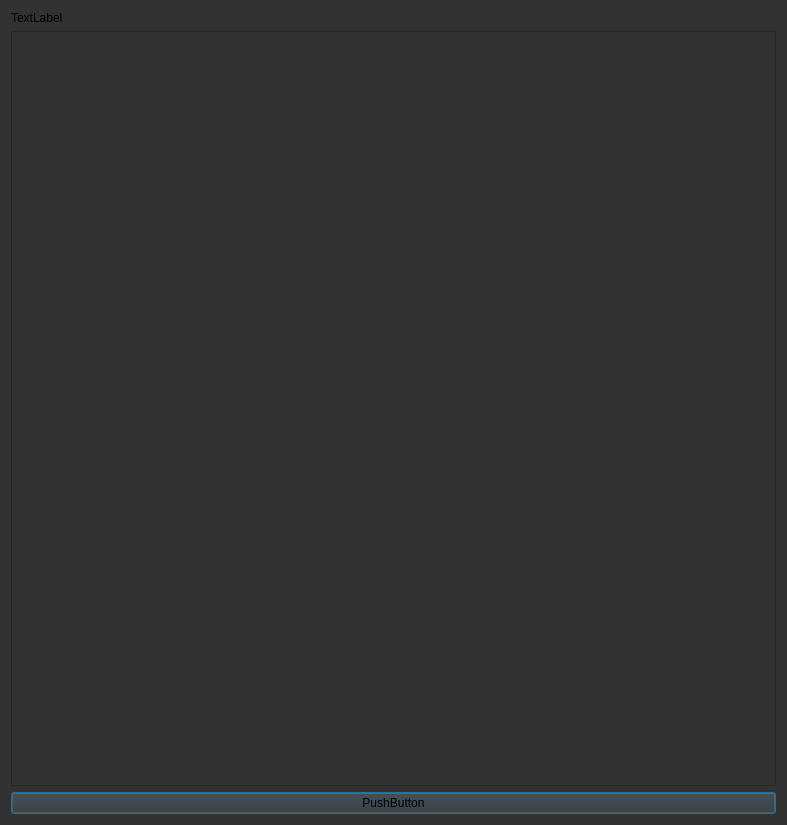
<?xml version="1.0" encoding="UTF-8"?>
<ui version="4.0">
 <class>Dialog</class>
 <widget class="QDialog" name="Dialog">
  <property name="geometry">
   <rect>
    <x>0</x>
    <y>0</y>
    <width>787</width>
    <height>825</height>
   </rect>
  </property>
  <property name="windowTitle">
   <string>Dialog</string>
  </property>
  <property name="styleSheet">
   <string notr="true">background-color: rgb(50, 50, 50);</string>
  </property>
  <layout class="QHBoxLayout" name="horizontalLayout">
   <item>
    <layout class="QVBoxLayout" name="verticalLayout">
     <item>
      <widget class="QLabel" name="label">
       <property name="text">
        <string>TextLabel</string>
       </property>
      </widget>
     </item>
     <item>
      <widget class="QScrollArea" name="scrollArea">
       <property name="widgetResizable">
        <bool>true</bool>
       </property>
       <widget class="QWidget" name="scrollAreaWidgetContents">
        <property name="geometry">
         <rect>
          <x>0</x>
          <y>0</y>
          <width>765</width>
          <height>755</height>
         </rect>
        </property>
       </widget>
      </widget>
     </item>
     <item>
      <widget class="QPushButton" name="pushButton">
       <property name="text">
        <string>PushButton</string>
       </property>
      </widget>
     </item>
    </layout>
   </item>
  </layout>
 </widget>
 <resources/>
 <connections/>
</ui>
